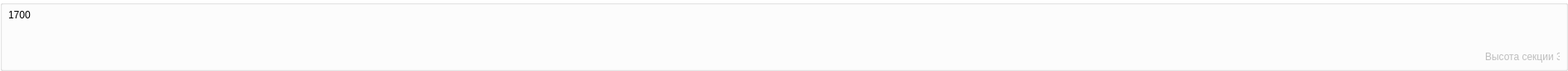
         <widget class="QGroupBox" name="groupBox17">
          <property name="sizePolicy">
           <sizepolicy hsizetype="Preferred" vsizetype="Fixed">
            <horstretch>0</horstretch>
            <verstretch>0</verstretch>
           </sizepolicy>
          </property>
          <property name="minimumSize">
           <size>
            <width>0</width>
            <height>80</height>
           </size>
          </property>
          <property name="maximumSize">
           <size>
            <width>1890</width>
            <height>120</height>
           </size>
          </property>
          <property name="styleSheet">
           <string notr="true">QGroupBox{
                        background-color: #fff;
                        }</string>
          </property>
          <property name="title">
           <string/>
          </property>
          <widget class="QWidget" name="horizontalLayoutWidget_17">
           <property name="geometry">
            <rect>
             <x>50</x>
             <y>10</y>
             <width>1781</width>
             <height>61</height>
            </rect>
           </property>
           <layout class="QHBoxLayout" name="layout_1700">
            <property name="spacing">
             <number>0</number>
            </property>
           </layout>
          </widget>
          <widget class="QLabel" name="label_20">
           <property name="geometry">
            <rect>
             <x>10</x>
             <y>10</y>
             <width>41</width>
             <height>16</height>
            </rect>
           </property>
           <property name="text">
            <string>1700</string>
           </property>
          </widget>
          <widget class="QLabel" name="height_section3_label">
           <property name="enabled">
            <bool>false</bool>
           </property>
           <property name="geometry">
            <rect>
             <x>1790</x>
             <y>60</y>
             <width>90</width>
             <height>16</height>
            </rect>
           </property>
           <property name="text">
            <string>Высота секции 3</string>
           </property>
          </widget>
          <widget class="QLabel" name="label_48">
           <property name="geometry">
            <rect>
             <x>1860</x>
             <y>20</y>
             <width>31</width>
             <height>21</height>
            </rect>
           </property>
           <property name="text">
            <string/>
           </property>
           <property name="pixmap">
            <pixmap>../../image/img tools/shield_height_3.png</pixmap>
           </property>
          </widget>
         </widget>
